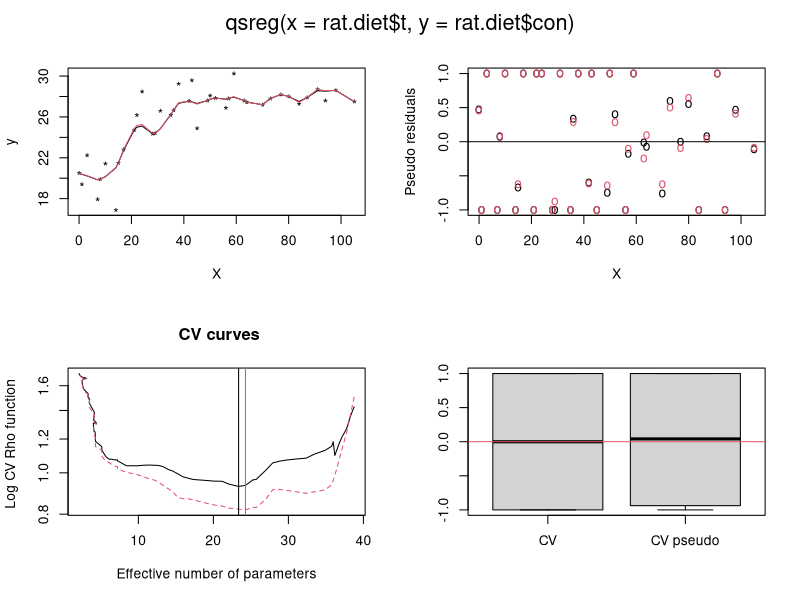
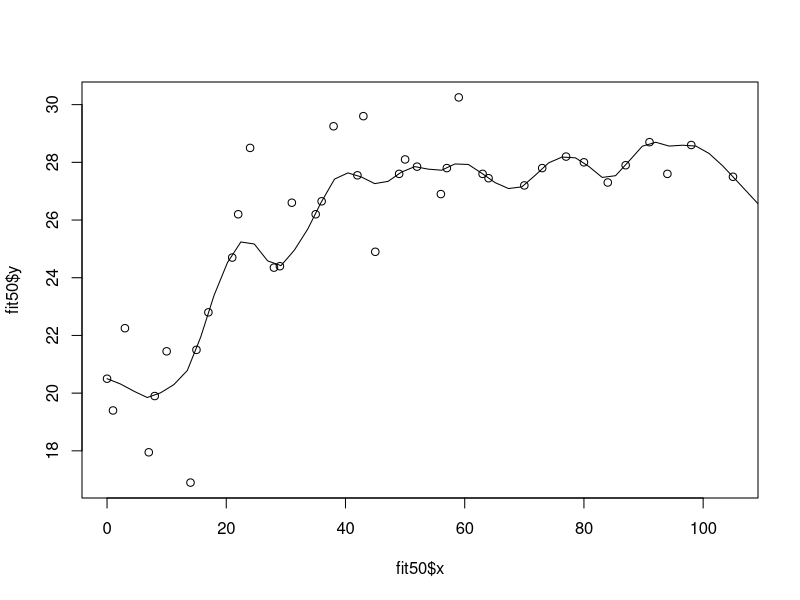
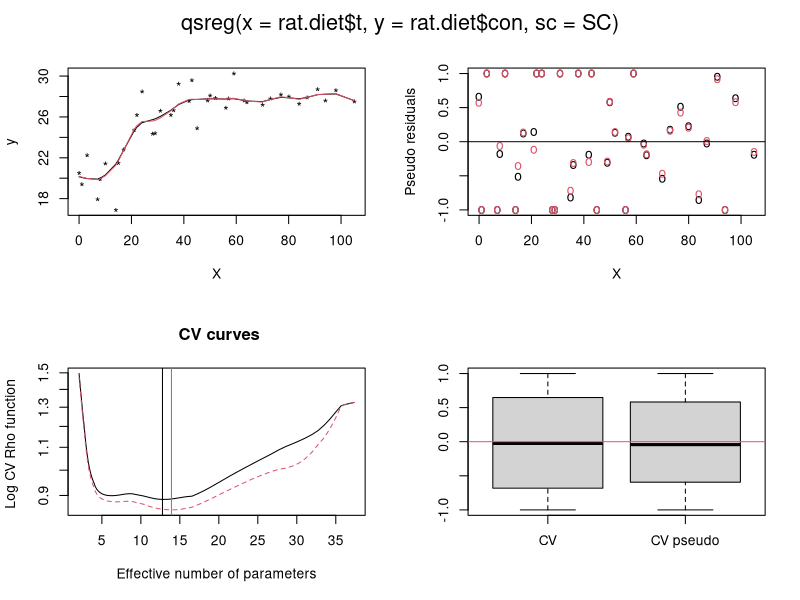
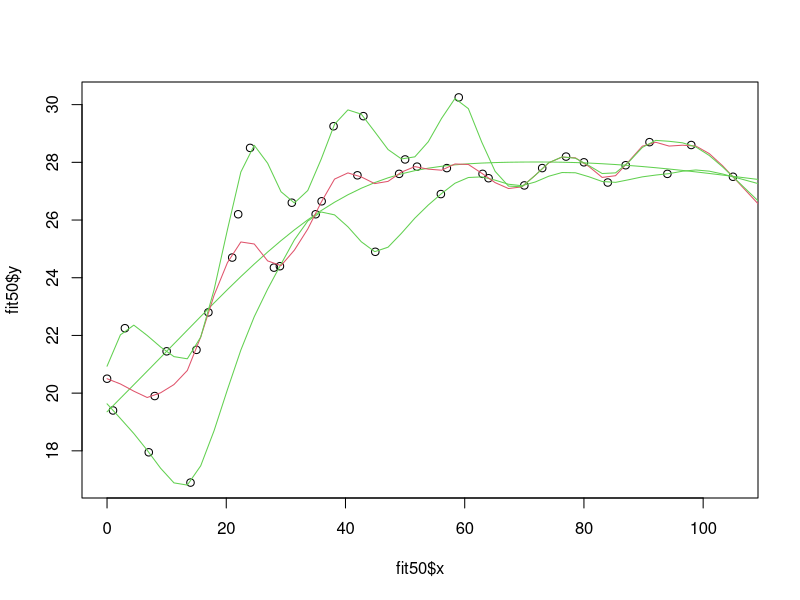

Generate these figures, in order, with R:
library(fields)


### Name: qsreg
### Title: Quantile or Robust spline regression
### Aliases: qsreg
### Keywords: smooth

### ** Examples


     # fit a CV  quantile spline
     fit50<- qsreg(rat.diet$t,rat.diet$con)
     # (default is .5 so this is an estimate of the conditional median)
     # control group of rats.
     plot( fit50)
     predict( fit50)
     # predicted values at data points
     xg<- seq(0,110,,50)
     plot( fit50$x, fit50$y)
     lines( xg, predict( fit50, xg))

     # A robust fit to rat diet data
     # 
     SC<- .5* median(abs((rat.diet$con- median(rat.diet$con))))
     fit.robust<- qsreg(rat.diet$t,rat.diet$con, sc= SC)
     plot( fit.robust)

     # The global GCV function suggests little smoothing so 
     # try the local
     # minima with largest lambda instead of this default value.
     # one should should consider redoing the three quantile fits in this
     # example after looking at the cv functions and choosing a good value for
     #lambda
     # for example
     lam<- fit50$cv.grid[,1]
     tr<- fit50$cv.grid[,2]
     # lambda close to df=6
     lambda.good<- max(lam[tr>=6])
     fit50.subjective<-qsreg(rat.diet$t,rat.diet$con, lam= lambda.good)
     fit10<-qsreg(rat.diet$t,rat.diet$con, alpha=.1, nstep.cv=200)
     fit90<-qsreg(rat.diet$t,rat.diet$con, alpha=.9, nstep.cv=200)
     # spline fits at 50 equally spaced points
     sm<- cbind(
 
     predict( fit10, xg),
     predict( fit50.subjective, xg),predict( fit50, xg),
     predict( fit90, xg))
 
     # and now zee data ...
     plot( fit50$x, fit50$y)
     # and now zee quantile splines at 10% 50% and 90%.
     #
     matlines( xg, sm, col=c( 3,3,2,3), lty=1) # the spline
  
